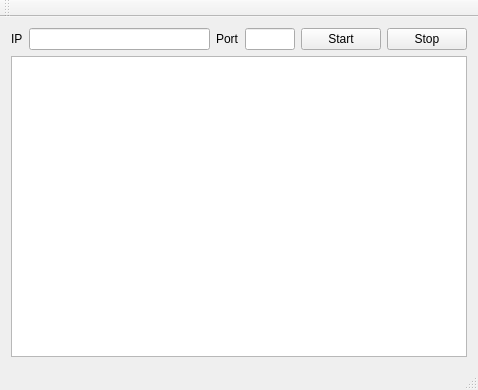
<?xml version="1.0" encoding="UTF-8"?>
<ui version="4.0">
 <class>ServerMainWindow</class>
 <widget class="QMainWindow" name="ServerMainWindow">
  <property name="geometry">
   <rect>
    <x>0</x>
    <y>0</y>
    <width>478</width>
    <height>390</height>
   </rect>
  </property>
  <property name="windowTitle">
   <string>Le Carl Server</string>
  </property>
  <widget class="QWidget" name="centralWidget">
   <layout class="QVBoxLayout" name="verticalLayout">
    <item>
     <layout class="QHBoxLayout" name="horizontalLayout">
      <item>
       <widget class="QLabel" name="IP_label">
        <property name="text">
         <string>IP</string>
        </property>
       </widget>
      </item>
      <item>
       <widget class="QLineEdit" name="IP_edit">
        <property name="enabled">
         <bool>true</bool>
        </property>
        <property name="maxLength">
         <number>15</number>
        </property>
        <property name="readOnly">
         <bool>false</bool>
        </property>
       </widget>
      </item>
      <item>
       <widget class="QLabel" name="port_label">
        <property name="text">
         <string>Port</string>
        </property>
       </widget>
      </item>
      <item>
       <widget class="QLineEdit" name="port_edit">
        <property name="sizePolicy">
         <sizepolicy hsizetype="Fixed" vsizetype="Fixed">
          <horstretch>0</horstretch>
          <verstretch>0</verstretch>
         </sizepolicy>
        </property>
        <property name="maximumSize">
         <size>
          <width>50</width>
          <height>100</height>
         </size>
        </property>
        <property name="inputMethodHints">
         <set>Qt::ImhNone</set>
        </property>
        <property name="text">
         <string/>
        </property>
        <property name="maxLength">
         <number>6</number>
        </property>
       </widget>
      </item>
      <item>
       <widget class="QPushButton" name="start_server_btn">
        <property name="text">
         <string>Start</string>
        </property>
       </widget>
      </item>
      <item>
       <widget class="QPushButton" name="stop_server_btn">
        <property name="text">
         <string>Stop</string>
        </property>
       </widget>
      </item>
     </layout>
    </item>
    <item>
     <widget class="QGraphicsView" name="the_graphicsView"/>
    </item>
   </layout>
  </widget>
  <widget class="QMenuBar" name="menuBar">
   <property name="geometry">
    <rect>
     <x>0</x>
     <y>0</y>
     <width>478</width>
     <height>22</height>
    </rect>
   </property>
  </widget>
  <widget class="QToolBar" name="mainToolBar">
   <attribute name="toolBarArea">
    <enum>TopToolBarArea</enum>
   </attribute>
   <attribute name="toolBarBreak">
    <bool>false</bool>
   </attribute>
  </widget>
  <widget class="QStatusBar" name="statusBar"/>
 </widget>
 <layoutdefault spacing="6" margin="11"/>
 <tabstops>
  <tabstop>start_server_btn</tabstop>
  <tabstop>port_edit</tabstop>
  <tabstop>IP_edit</tabstop>
  <tabstop>the_graphicsView</tabstop>
  <tabstop>stop_server_btn</tabstop>
 </tabstops>
 <resources/>
 <connections/>
</ui>
